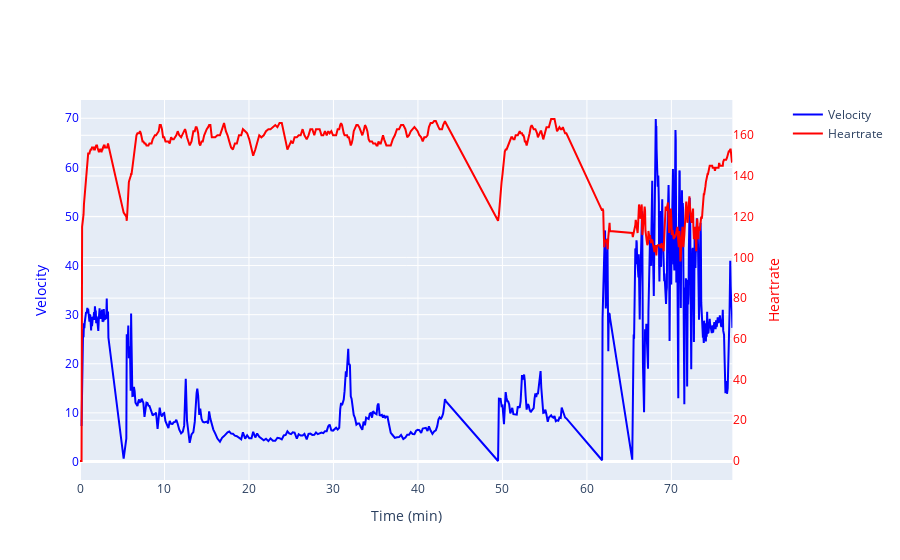

The notebook cell this image was saved under:
### Code cell
# Velocity and heartrate

# Create subplot with shared x-axis
fig = sp.make_subplots(specs=[[{"secondary_y": True}]])

# Plot Velocity against Cumulative Time on the first y-axis
fig.add_trace(go.Scatter(x=df['Cumulative_Time'], y=df['Velocity'],
                         mode='lines', name='Velocity', line=dict(color='blue', width=2)),
              secondary_y=False)

# Create a second y-axis for Heartrate
fig.add_trace(go.Scatter(x=df['Cumulative_Time'], y=df['Heartrate'],
                         mode='lines', name='Heartrate', line=dict(color='red', width=2)),
              secondary_y=True)

# Set x-axis title
fig.update_layout(xaxis=dict(title='Time (min)'))

# Set y-axes titles
fig.update_layout(yaxis=dict(title='Velocity', color='blue'), yaxis2=dict(title='Heartrate', color='red'))

# Show the plot
fig.show()

### Figure 1 — Plotly figure (JSON) as saved in the notebook; plotly's stock layout.template omitted (floating-point values rounded to 4 significant figures; data arrays with more than 128 entries replaced by an {"elided": "..."} marker saying what was removed)
{"data": [{"line": {"color": "blue", "width": 2}, "mode": "lines", "name": "Velocity", "type": "scatter", "x": {"elided": "671 float values"}, "xaxis": "x", "y": {"elided": "671 float values"}, "yaxis": "y"}, {"line": {"color": "red", "width": 2}, "mode": "lines", "name": "Heartrate", "type": "scatter", "x": {"elided": "671 float values"}, "xaxis": "x", "y": {"elided": "671 int values"}, "yaxis": "y2"}], "layout": {"xaxis": {"anchor": "y", "domain": [0, 0.94], "title": {"text": "Time (min)"}}, "yaxis": {"anchor": "x", "color": "blue", "domain": [0, 1], "title": {"text": "Velocity"}}, "yaxis2": {"anchor": "x", "color": "red", "overlaying": "y", "side": "right", "title": {"text": "Heartrate"}}}}
